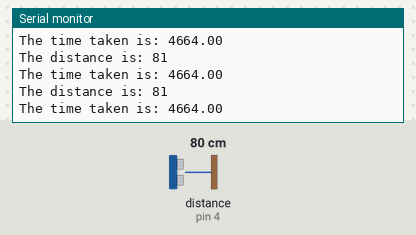
The sketch below on a simulated Arduino Uno, built with avr-gcc and run on an emulated ATmega328P. Shown: the last lines printed to the serial monitor. The inputs (shaded band) are chosen by the test bench; at power-on: distance to the obstacle (sensor on pin 4) 80 cm. The echo pulse lasts 58.3 µs per cm.

Above: at 1.2 s.
1.3 s: distance to the obstacle (sensor on pin 4) set to 18 cm
At 1.43 s:
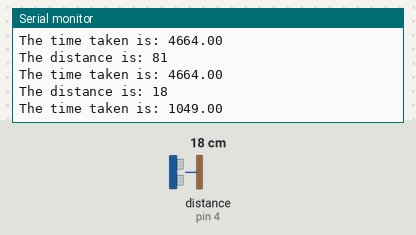
4.3 s: distance to the obstacle (sensor on pin 4) set to 2 cm
At 4.35 s:
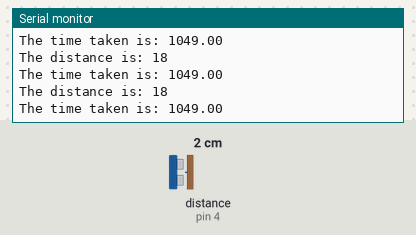
5.8 s: distance to the obstacle (sensor on pin 4) set to 4 cm
At 5.88 s:
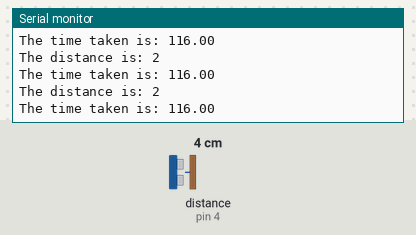
8.8 s: distance to the obstacle (sensor on pin 4) set to 9 cm
At 8.86 s:
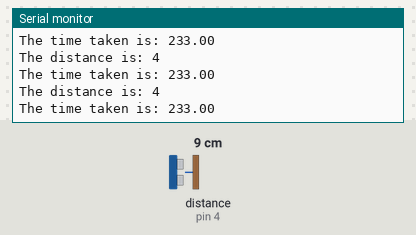
Timing chart, 0 to 11.8 s (numbered marks = the images above; inputs shaded):
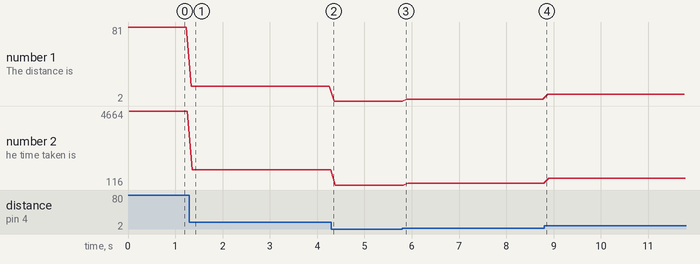

Measured:
- after the input at 1.3 s, the serial monitor: prints a new line at once (image 1)
- plotted number 1: 81 → 18 after the input at 1.3 s, 18 → 2 after the input at 4.3 s, 2 → 4 after the input at 5.8 s, 4 → 9 after the input at 8.8 s
- plotted number 2: 4664 → 1049 after the input at 1.3 s, 1049 → 116 after the input at 4.3 s, 116 → 233 after the input at 5.8 s, 233 → 524 after the input at 8.8 s

The sketch:

ur_optimised.ino
```cpp
#include <NewPing.h>  //Using inbuilt library to reduce calculations
int trig=2;   //defining the trigger and echo pins
int echo=4;

NewPing sensor(trig,echo,150);  //creating a object named 'sensor' under NewPing class
void setup() {
  pinMode(trig,OUTPUT);
  pinMode(echo,INPUT);
  Serial.begin(9600);
}

void loop() {
  unsigned int dist_cm=sensor.ping_cm();  //ping_cm() function is used to get the distance in centimeters [can use ping_in() for inches or ping_median(i) for taking a median of i values ]
  Serial.print("The distance is: ");
  Serial.println(dist_cm);
  double time=sensor.ping();  //taking the ping() to calculate the time for taking the distance measure.
  Serial.print("The time taken is: ");
  Serial.println(time);
  delay(100);
}
```
